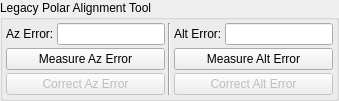
            <widget class="QGroupBox" name="polarAlignmentGroup">
             <property name="title">
              <string>Legacy Polar Alignment Tool</string>
             </property>
             <property name="alignment">
              <set>Qt::AlignLeading|Qt::AlignLeft|Qt::AlignTop</set>
             </property>
             <layout class="QHBoxLayout" name="horizontalLayout_9">
              <property name="spacing">
               <number>3</number>
              </property>
              <property name="leftMargin">
               <number>3</number>
              </property>
              <property name="topMargin">
               <number>3</number>
              </property>
              <property name="rightMargin">
               <number>3</number>
              </property>
              <property name="bottomMargin">
               <number>3</number>
              </property>
              <item>
               <layout class="QVBoxLayout" name="verticalLayout_8">
                <item>
                 <layout class="QHBoxLayout" name="horizontalLayout_6">
                  <property name="spacing">
                   <number>3</number>
                  </property>
                  <item>
                   <widget class="QLabel" name="label_3">
                    <property name="text">
                     <string>Az Error:</string>
                    </property>
                   </widget>
                  </item>
                  <item>
                   <widget class="QLineEdit" name="azError">
                    <property name="readOnly">
                     <bool>true</bool>
                    </property>
                   </widget>
                  </item>
                 </layout>
                </item>
                <item>
                 <widget class="QPushButton" name="measureAzB">
                  <property name="enabled">
                   <bool>true</bool>
                  </property>
                  <property name="text">
                   <string>Measure Az Error</string>
                  </property>
                 </widget>
                </item>
                <item>
                 <widget class="QPushButton" name="correctAzB">
                  <property name="enabled">
                   <bool>false</bool>
                  </property>
                  <property name="text">
                   <string>Correct Az Error</string>
                  </property>
                 </widget>
                </item>
               </layout>
              </item>
              <item>
               <widget class="Line" name="line_2">
                <property name="orientation">
                 <enum>Qt::Vertical</enum>
                </property>
               </widget>
              </item>
              <item>
               <layout class="QVBoxLayout" name="verticalLayout_10">
                <item>
                 <layout class="QHBoxLayout" name="horizontalLayout_8">
                  <property name="spacing">
                   <number>3</number>
                  </property>
                  <item>
                   <widget class="QLabel" name="label_4">
                    <property name="text">
                     <string>Alt Error:</string>
                    </property>
                   </widget>
                  </item>
                  <item>
                   <widget class="QLineEdit" name="altError">
                    <property name="readOnly">
                     <bool>true</bool>
                    </property>
                   </widget>
                  </item>
                 </layout>
                </item>
                <item>
                 <widget class="QPushButton" name="measureAltB">
                  <property name="enabled">
                   <bool>true</bool>
                  </property>
                  <property name="text">
                   <string>Measure Alt Error</string>
                  </property>
                 </widget>
                </item>
                <item>
                 <widget class="QPushButton" name="correctAltB">
                  <property name="enabled">
                   <bool>false</bool>
                  </property>
                  <property name="text">
                   <string>Correct Alt Error</string>
                  </property>
                 </widget>
                </item>
               </layout>
              </item>
             </layout>
            </widget>
